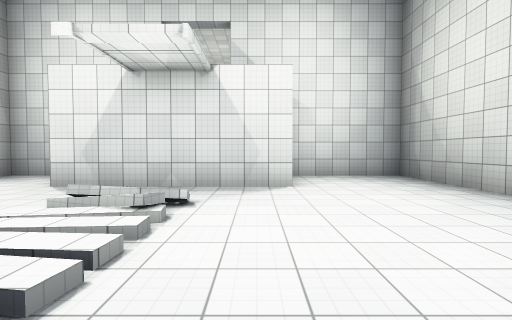
[1] (above)

16 first-person views from a walk through a 3-D level made in the Unity game engine. The camera is 1.5 m above the floor, tilts 2° down and sees 85° across. The floor is counted in squares, 2 m on a side. Each view is taken from the middle of a square. On the plan, view 1 faces up. The plan holds only what a view shows up to about 10 squares ahead; the rest is blank. The place goes on beyond the plan. The player character is not drawn. Door leaves are left out, so doorways stand open. Surface patterns are stand-ins for the level's own textures.

[2]
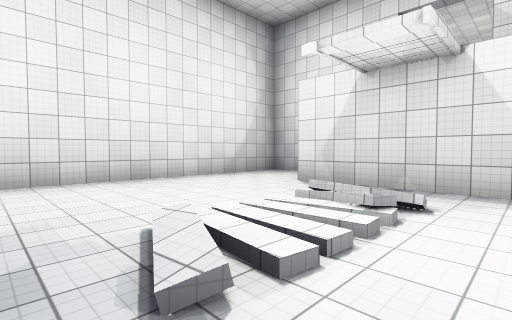

[3]
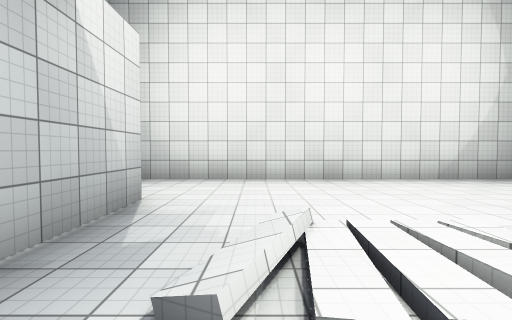

[4]
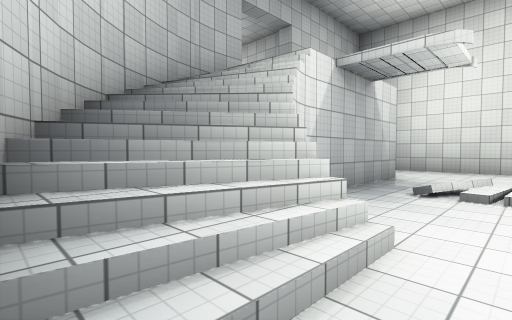

[5]
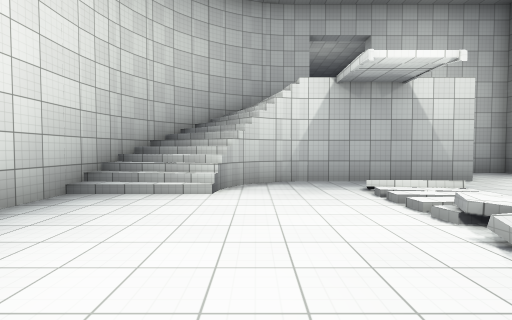

[6]
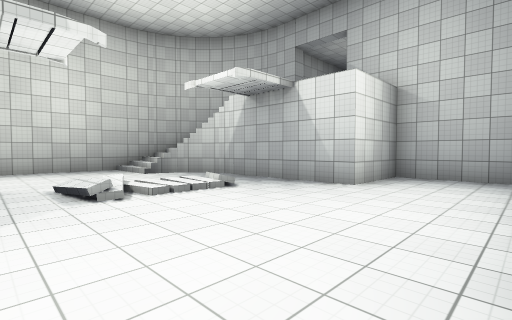

[7]
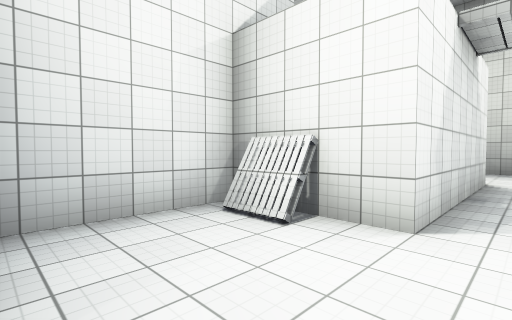

[8]
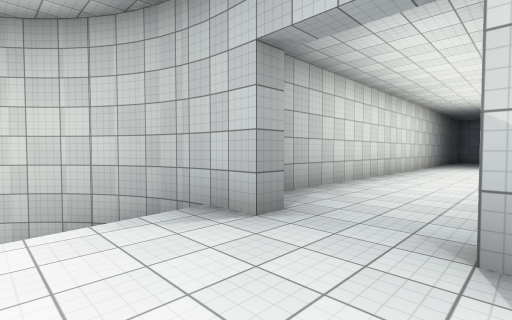

[9]
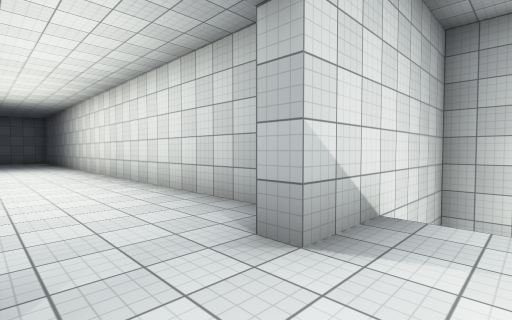

[10]
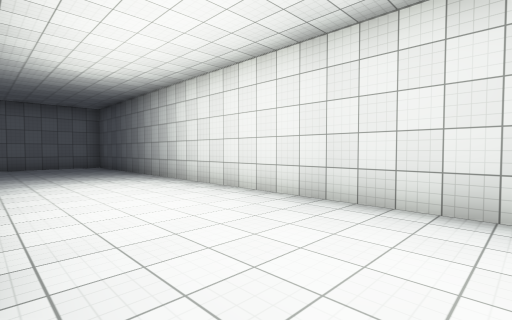

[11]
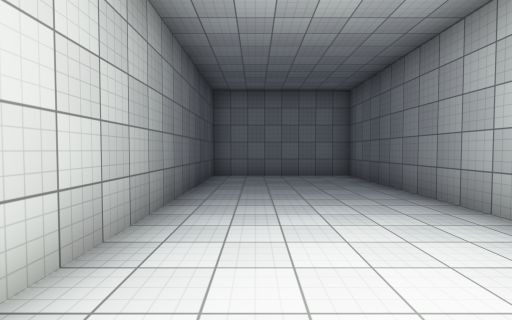

[12]
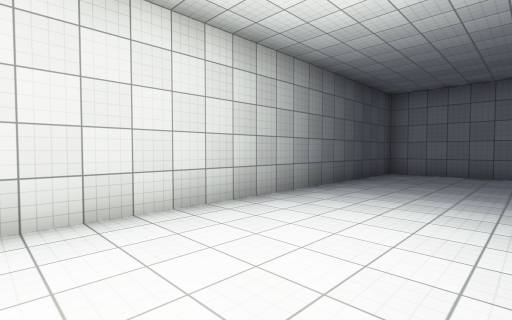

[13]
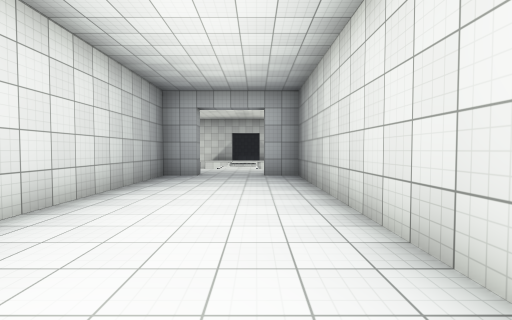

[14]
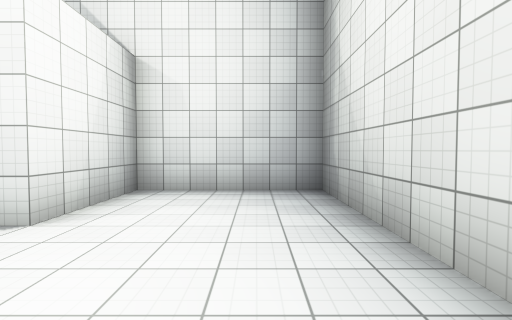

[15]
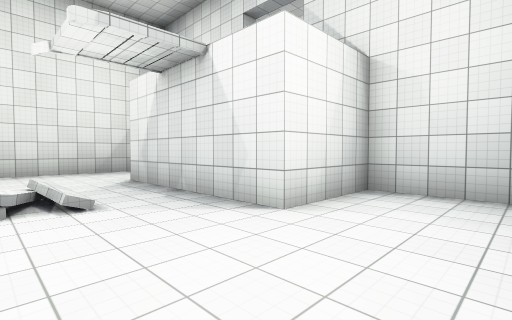

[16]
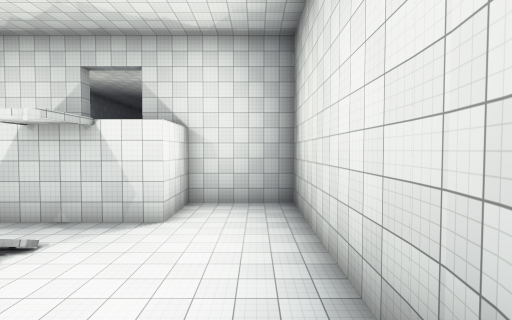

### Floor plan
Key: @ floor where view 1 was taken; # wall or solid block; . main floor; : floor 5 m higher than the main floor; / step, stairs or slope; D open door; O other object.
Columns run from 8 left of view 1 to 5 right of it. Each row starts with its distance up from view 1.
  9 #####   ######
  8 #...#   #....#
  7 #..O#   #....#
  6 #...#####....#
  5 #............#
  4 #.....//.....#
  3 #.....//.....#
  2 #.....//.....#
  1 #.....//..///#
  0 #.......@///##
 -1 #...::::////#
 -2 #...::::///##
 -3 #...##DD####
 -4 #####:DD:#
 -5     #::::#
 -6     #::::#
 -7     #::::#
 -8     #::::#
 -9     #::::#
-10     #::::#
-11     #::::#
-12     #::::#
-13     #::::#
-14     #::::#
-15     #::::#
-16     #::::#
-17     #::::#
-18     #::::#
-19     #::::#
-20     #::::#
-21     #::::#
-22     ######

Where each view was taken, in squares from view 1:
view 1: 0 up, 0 right, facing up
view 2: 0 up, 0 right, facing up-left
view 3: 1 up, 0 right, facing left
view 4: 2 up, 4 right, facing down-left
view 5: 6 up, 1 right, facing down
view 6: 5 up, 7 left, facing down-right
view 7: 5 up, 7 left, facing up-right
view 8: 1 down, 3 left, facing down-right
view 9: 2 down, 1 left, facing down-left
view 10: 8 down, 0 right, facing down-left
view 11: 13 down, 1 left, facing down
view 12: 12 down, 3 left, facing down-right
view 13: 12 down, 1 left, facing up
view 14: 3 up, 3 right, facing up
view 15: 3 up, 3 right, facing up-left
view 16: 1 down, 3 right, facing up
